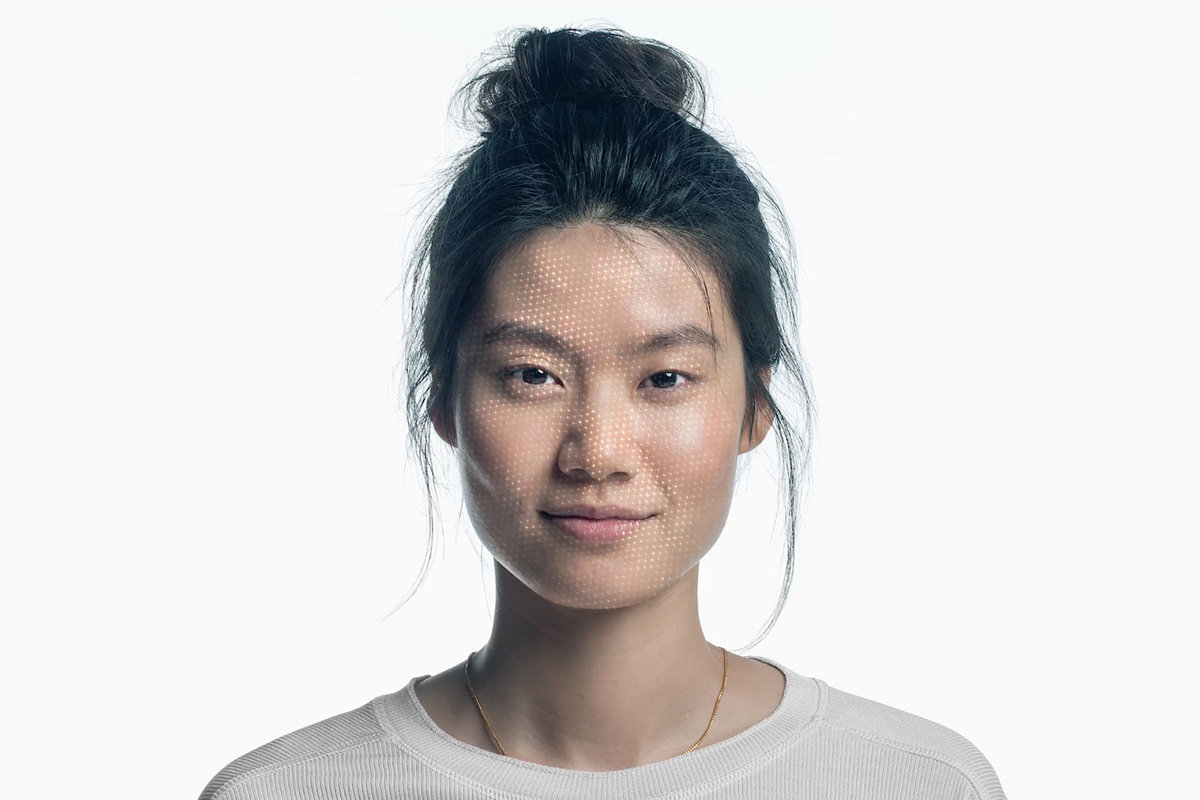
#> input picture haarcascade_opencv/img/face.jpg, 1200 x 800 px
$ jupyter execute lab04.ipynb   (text cells are left out)
#> lines starting #> are read from the running program, lines starting #| are printed output that depends on the picture; after the words box and inside, x2 and y2 are one past the last pixel; in counts of white or black regions, pixels touching at a corner belong together
[cell 1]
import cv2

[cell 2]
# load face cascade
# face_cascade = cv2.CascadeClassifier(cv2.data.haarcascades + 'data/haarcascade_frontalface_default.xml')
face_cascade = cv2.CascadeClassifier(cv2.data.haarcascades +  "haarcascade_frontalface_default.xml")

[cell 3]
img = cv2.imread('./img/face.jpg')
#> img is the input picture: shape (800, 1200, 3); mean B, G, R 214.5, 215.2, 217.5
# img = cv2.imread('face.jpg')
gray = cv2.cvtColor(img, cv2.COLOR_BGR2GRAY)
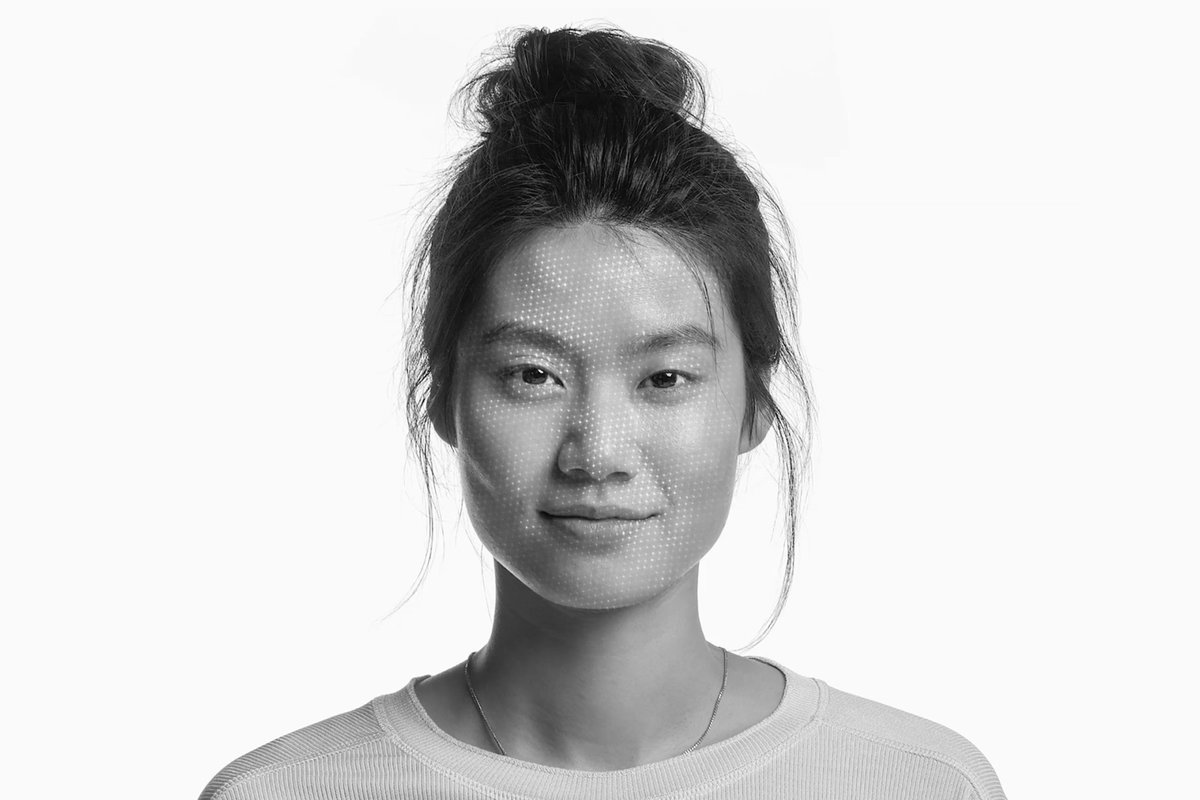
#> gray: shape (800, 1200); min 2, max 255, mean 215.8
faces = face_cascade.detectMultiScale(gray, 1.1, 4)
#> faces = [[425, 233, 361, 361]]
for (x, y, w, h) in faces:
    cv2.rectangle(img, (x, y), (x+w, y+h), (255, 0, 0), 2)
#> this loop made 1 pass
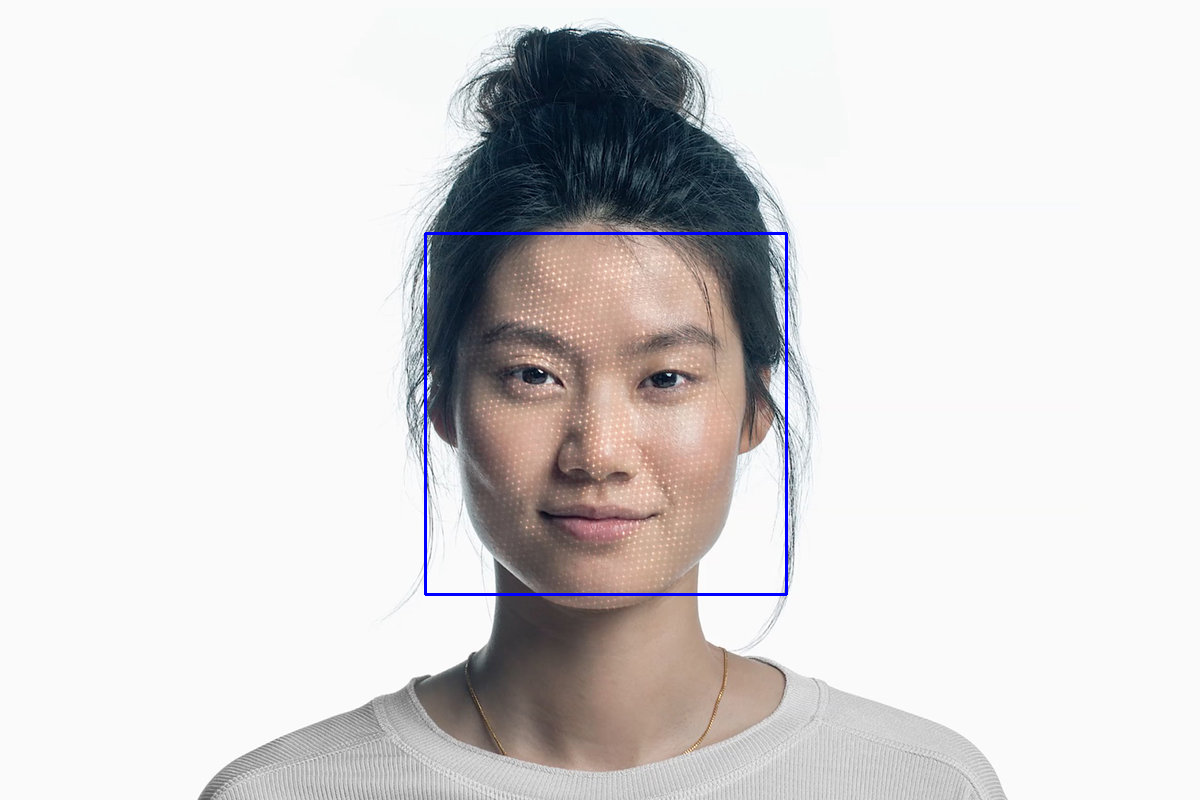
#> img: shape (800, 1200, 3); 0.45% of pixels changed, all inside (x1, y1, x2, y2) = (424, 232, 788, 596)
cv2.imshow('img', img)
cv2.waitKey()
#> Out = 27

[cell 4]
full_body_cascade = cv2.CascadeClassifier(cv2.data.haarcascades + 'haarcascade_fullbody.xml')

[cell 5]
img = cv2.imread('img/many_people.jpg')
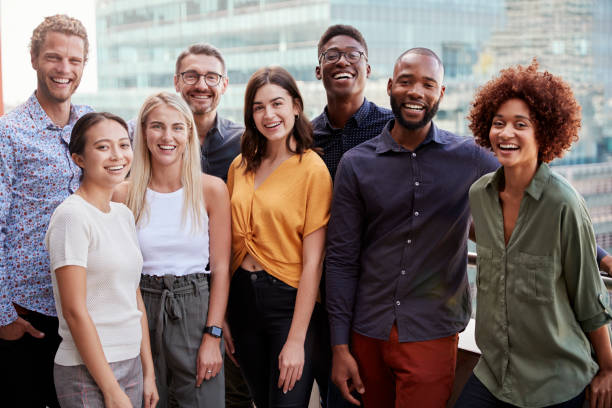
#> input picture haarcascade_opencv/img/many_people.jpg, 612 x 408 px
#> img is the input picture: shape (408, 612, 3); mean B, G, R 109.5, 112.6, 126.8
gray = cv2.cvtColor(img, cv2.COLOR_BGR2GRAY)
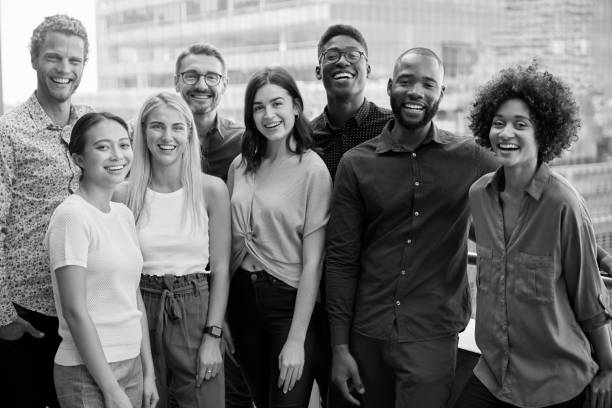
#> gray: shape (408, 612); min 0, max 255, mean 116.5
body= full_body_cascade.detectMultiScale(gray, 1.1, 4)
#> body = [[121, 173, 32, 63]]
for (x, y, w, h) in body:
    cv2.rectangle(img, (x, y), (x+w, y+h), (255, 0, 0), 2)
#> this loop made 1 pass
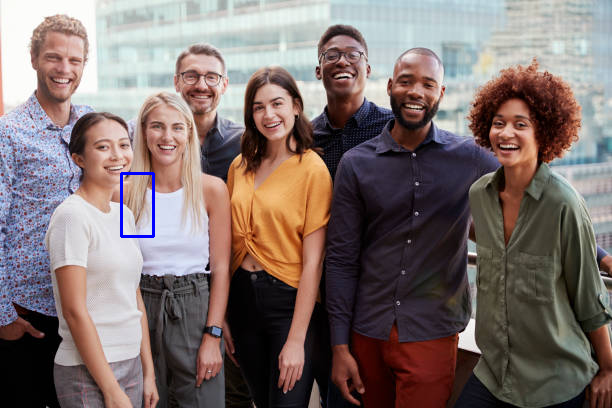
#> img: shape (408, 612, 3); 0.23% of pixels changed, all inside (x1, y1, x2, y2) = (120, 172, 155, 238)
cv2.imshow('img', img)
cv2.waitKey()
#> Out = 27

[cell 6]
lower_body_cascade = cv2.CascadeClassifier( cv2.data.haarcascades + 'haarcascade_lowerbody.xml')

[cell 7]
img = cv2.imread('img/many_people.jpg')
gray = cv2.cvtColor(img, cv2.COLOR_BGR2GRAY)
body= lower_body_cascade.detectMultiScale(gray, 1.1, 4)
#> body = ()
for (x, y, w, h) in body:
    cv2.rectangle(img, (x, y), (x+w, y+h), (255, 0, 0), 2)
#> this loop made 0 passes
cv2.imshow('img', img)
cv2.waitKey()
#> Out = 27

[cell 8]
cam = cv2.VideoCapture(0)
mirror = 1
body= lower_body_cascade.detectMultiScale(gray, 1.1, 4)
while True:
    ret_val, img = cam.read()
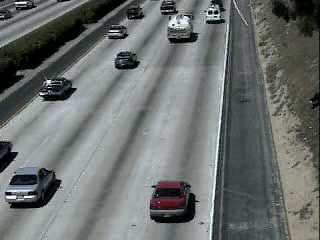
#> input picture frame 50 of haarcascade_opencv/video/video1.avi, 320 x 240 px, given in place of the camera
#> img is the input picture: shape (240, 320, 3); mean B, G, R 110.8, 112.6, 107.7
    if mirror:
        img = cv2.flip(img, 1)
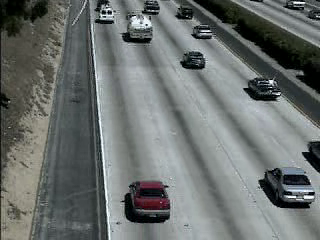
#> img: shape (240, 320, 3); mean B, G, R 110.8, 112.6, 107.7
    img = cv2.imread('img/many_people.jpg')
    gray = cv2.cvtColor(img, cv2.COLOR_BGR2GRAY)
    for (x, y, w, h) in body:
        cv2.rectangle(img, (x, y), (x+w, y+h), (255, 0, 0), 2)
    cv2.imshow('my webcam', img)
    if cv2.waitKey(1) == 27:
#> (key Esc is pressed here)
        break  # esc to quit
cv2.destroyAllWindows()

[cell 9]
cap = cv2.VideoCapture('video/video1.avi')
car_cascade = cv2.CascadeClassifier(cv2.data.haarcascades + './cars.xml')
while True:
    ret, frames = cap.read()
    gray = cv2.cvtColor(frames, cv2.COLOR_BGR2GRAY)
#> gray: shape (240, 320)
    cars = car_cascade.detectMultiScale(gray, 1.1, 1)
#> cars = [[176, 131, 27, 27], [103, 10, 28, 28], [2, 168, 46, 46], [146, 178, 50, 50], [226, 17, 76, 76]]
    for (x,y,w,h) in cars:
        cv2.rectangle(frames,(x,y),(x+w,y+h),(0,0,255),2)
#> this loop made 5 passes
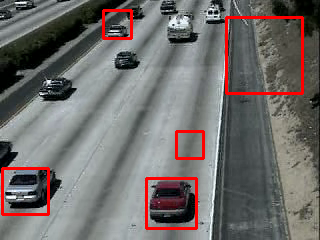
#> frames: shape (240, 320, 3); 3.52% of pixels changed, all inside (x1, y1, x2, y2) = (1, 9, 304, 230)
    cv2.imshow('video2', frames)
    if cv2.waitKey(33) == 27:
#> (key Esc is pressed here)
        break
cv2.destroyAllWindows()
